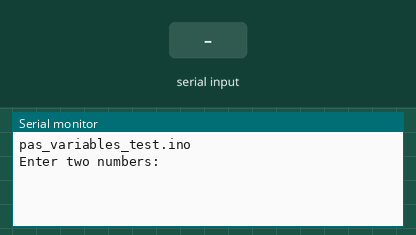
Recording of a sketch running on a simulated Arduino Uno, built with avr-gcc and run on an emulated ATmega328P. Parts: the last lines printed to the serial monitor. Inputs (shaded band) come from the test bench.

Above: at 4.2 s.
4.3 s: "90,45\n" received over Serial
At 5.4 s:
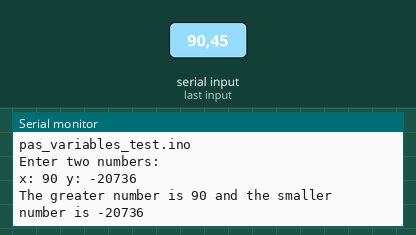
5.8 s: "30,150\n" received over Serial
At 7.7 s:
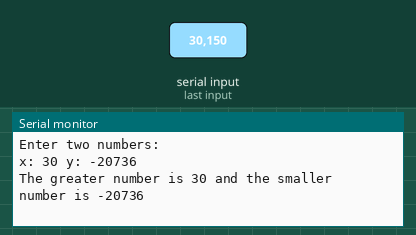

The sketch:

pas_variables_test.ino
```cpp
void setup() {
  Serial.begin(9600);
  delay(3000);
  Serial.println(__FILE__);

  String ssidl,passcodel,gsidl;

}

void loop() {
  int great, small, x, y;

  Serial.println("Enter two numbers: \n");
  while (Serial.available() == 0);
  String input = Serial.readStringUntil('\n');
  sscanf(input.c_str(),"%d %d", &x, &y);
  Serial.print("x: "); Serial.print(x); Serial.print(" y: "); Serial.println(y);

  // The last two arguments are passed
  // by giving addresses of memory locations
  compare(x, y, great, small);
  Serial.print("The greater number is "); Serial.print(great);
  Serial.print(" and the smaller number is "); Serial.println(small);
  delay(3000);
}


void compare(int a, int b, int &add_great, int &add_small)
{
  if (a > b) {
    add_great = a;
    add_small = b;
  }
  else {
    add_great = b;
    add_small = a;
  }
}
```

Measured:
- after the input at 4.3 s, the serial monitor: prints a new line at once (image 1)
- after the input at 5.8 s, the serial monitor: prints a new line after 1.5 s (image 2)
